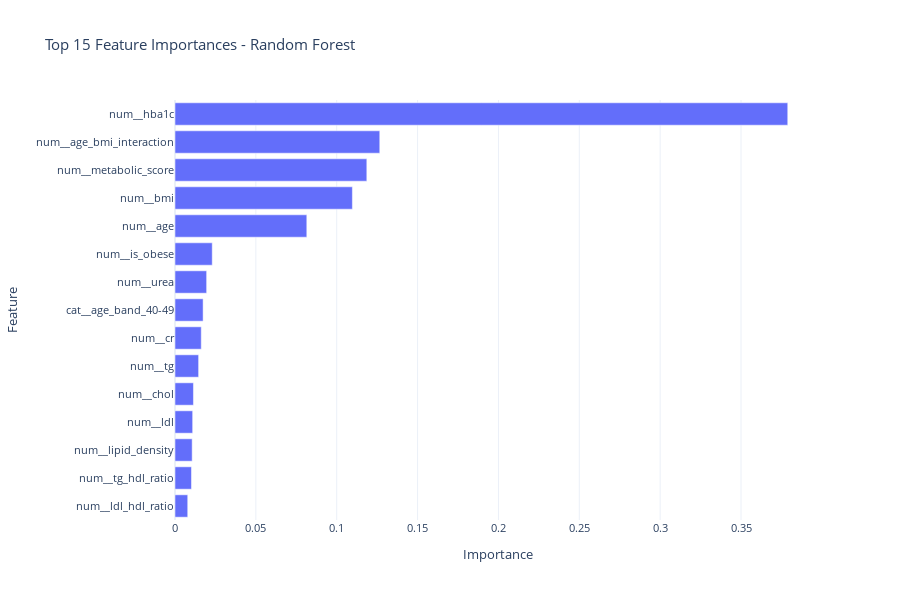

The notebook cell this image was saved under:
### Markdown cell above
## 15. Feature Importance Analysis

### Code cell
# Feature importance (if available)
if hasattr(best_model, "feature_importances_"):
    feature_importance = pd.DataFrame({
        "feature": feature_names,
        "importance": best_model.feature_importances_
    }).sort_values("importance", ascending=False).head(15)

    print("\n>>> Top 15 Important Features:")
    print(feature_importance.to_string(index=False))

    # Plot feature importance
    fig = px.bar(
        feature_importance,
        x='importance',
        y='feature',
        orientation='h',
        title=f'Top 15 Feature Importances - {best_model_name}',
        labels={'importance': 'Importance', 'feature': 'Feature'},
        template='plotly_white'
    )
    fig.update_layout(height=600, font=dict(size=11), yaxis={'categoryorder':'total ascending'})
    fig.show()
else:
    print("\nFeature importance not available for this model.")

### Figure 1 — Plotly figure (JSON) as saved in the notebook; plotly's stock layout.template omitted (floating-point values rounded to 4 significant figures)
{"data": [{"hovertemplate": "Importance=%{x}<br>Feature=%{y}<extra></extra>", "legendgroup": "", "marker": {"color": "#636efa", "pattern": {"shape": ""}}, "name": "", "orientation": "h", "showlegend": false, "textposition": "auto", "type": "bar", "x": [0.3789, 0.1266, 0.1186, 0.1097, 0.0815, 0.02303, 0.01956, 0.01738, 0.01624, 0.0146, 0.0114, 0.01092, 0.01062, 0.01018, 0.007873], "xaxis": "x", "y": ["num__hba1c", "num__age_bmi_interaction", "num__metabolic_score", "num__bmi", "num__age", "num__is_obese", "num__urea", "cat__age_band_40-49", "num__cr", "num__tg", "num__chol", "num__ldl", "num__lipid_density", "num__tg_hdl_ratio", "num__ldl_hdl_ratio"], "yaxis": "y"}], "layout": {"barmode": "relative", "font": {"size": 11}, "height": 600, "legend": {"tracegroupgap": 0}, "title": {"text": "Top 15 Feature Importances - Random Forest"}, "xaxis": {"anchor": "y", "domain": [0, 1], "title": {"text": "Importance"}}, "yaxis": {"anchor": "x", "categoryorder": "total ascending", "domain": [0, 1], "title": {"text": "Feature"}}}}
